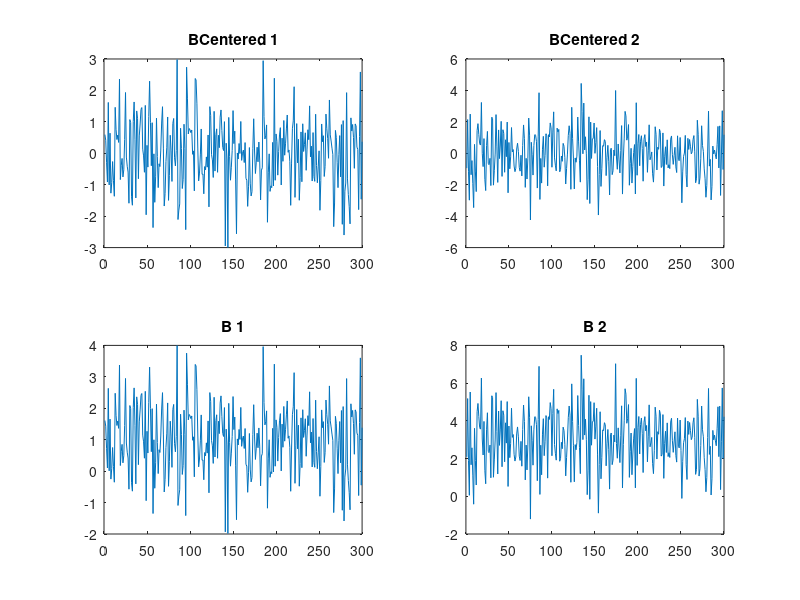
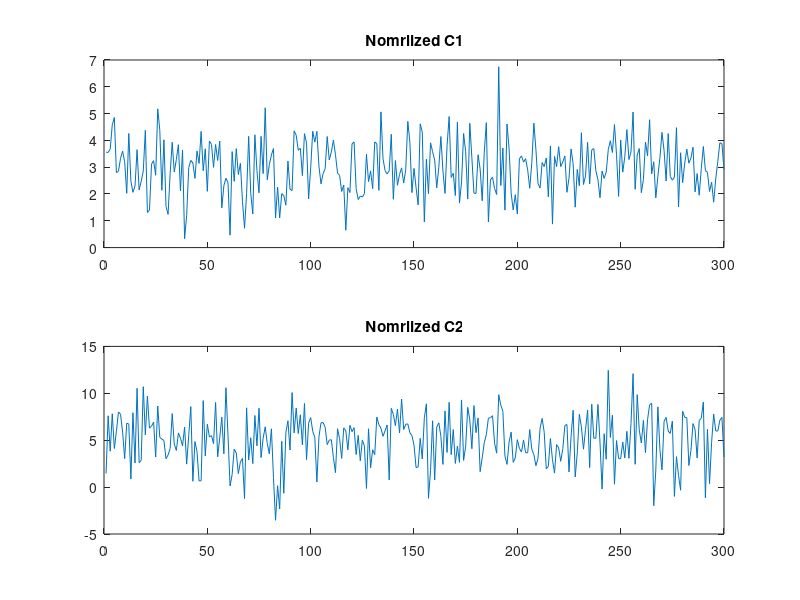
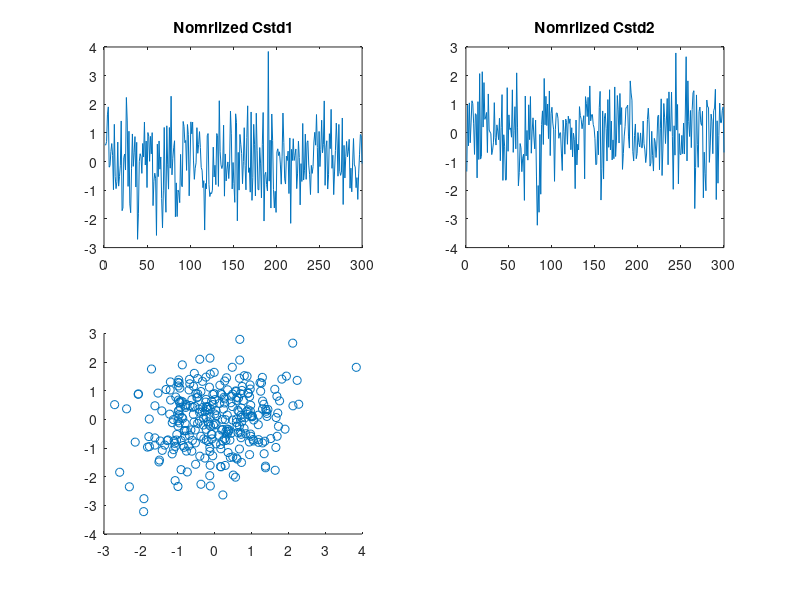
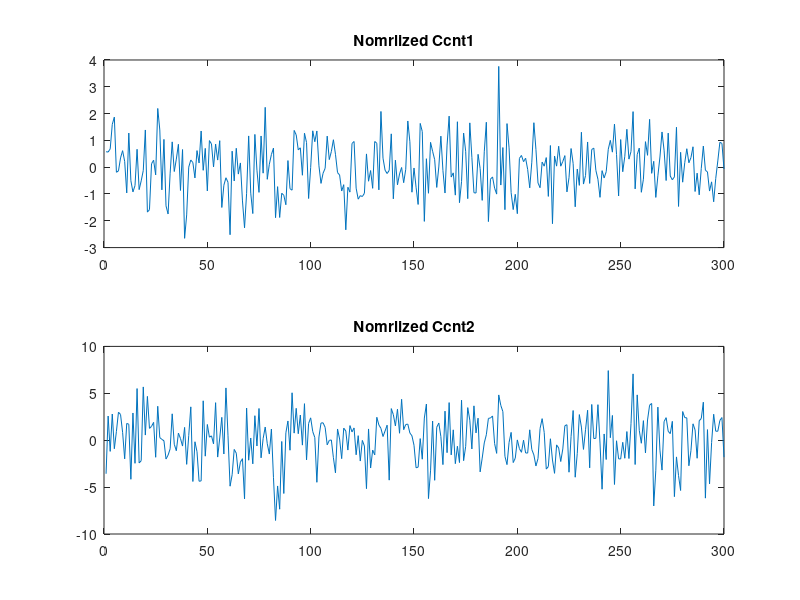

Write the MATLAB code that produced these figures, in order.
clear 
A = [1 3 5; 5 4 1; 3 8 6] ;
covA = cov(A,1)

#function covariance = calculateCovariance(X)
#    meanX = mean(X);
#    [rows, cols] = size(X)
#    X = X - meanX
#    for c = 1:cols
#      for c2 = 1:cols
#        covariance(ros, cols) = dot(X(:,1), X(:,1))/rows
#      end 
#    end
#end

#function to center values by removing mean
function cntr =  center(X)
    cntr = X - mean(X); #mean calcuates mean value for each column
end 

#function to normalize all values 
function stdX = standardize(X)
    stdX = center(X)./std(X); #std calculates std for each column
end

#function to rotate covariance matrix
function decorrelated = decorrelate(X)
    newX = center(X);
    covX = cov(X,1);
    # Calculate the eigenvalues and eigenvectors of the covariance matrix
    #eigVals, eigVecs = np.linalg.eig(cov)
    # Apply the eigenvectors to X
    #decorrelated = X.dot(eigVecs)
    #return decorrelated
end
    
#uncorelated data 
sd = 1; #standard deviation
mean1 = 1; #mean
mean2 = 2; #mean
a1 = sd.*randn(300,1) + mean1;
a2 = sd.*randn(300,1) + mean2;
A1 = ([a1, a2]);
[rows, cols] = size(A1);

covA1 = cov(A1, 1);


#correlated 
b1 =  sd.*randn(300,1) + mean1;
b2 = b1 + sd.*randn(300,1) + mean2;
B = ([b1, b2])
covB = cov(B, 1);

BCentered = center(B)
figure(1)
subplot(2,2,1);
plot(BCentered(:,1));
title('BCentered 1');

subplot(2,2,2);
plot(BCentered(:,2));
title('BCentered 2');

subplot(2,2,3);
plot(B(:,1));
title('B 1');

subplot(2,2,4);
plot(B(:,2));
title('B 2');

#Guissian normalization random number
c1 = normrnd(3, 1, [300,1]) #normrnd(mean, sd, array)
c2 = (c1 + normrnd(7, 5, [300,1]))/2
C = [c1, c2]
figure(2)
subplot(2,1,1);
plot(C(:,1));
title('Nomrlized C1');

subplot(2,1,2);
plot(C(:,2));
title('Nomrlized C2');
covC = cov(C, 1);

#standardization, this pull all values to same scales
Cstd = standardize(C)
figure(3)
subplot(2,2,1);
plot(Cstd(:,1));
title('Nomrlized Cstd1');
subplot(2,2,2);
plot(Cstd(:,2));
title('Nomrlized Cstd2');
covCstd = cov(Cstd, 1);
subplot(2,2,3)
scatter(Cstd(:,1), Cstd(:,2))

#Whitening
Ccnt= center(C)
figure(4)
subplot(2,1,1);
plot(Ccnt(:,1));
title('Nomrlized Ccnt1');
subplot(2,1,2);
plot(Ccnt(:,2));
title('Nomrlized Ccnt2');
covCcnt = cov(Ccnt, 1);

























